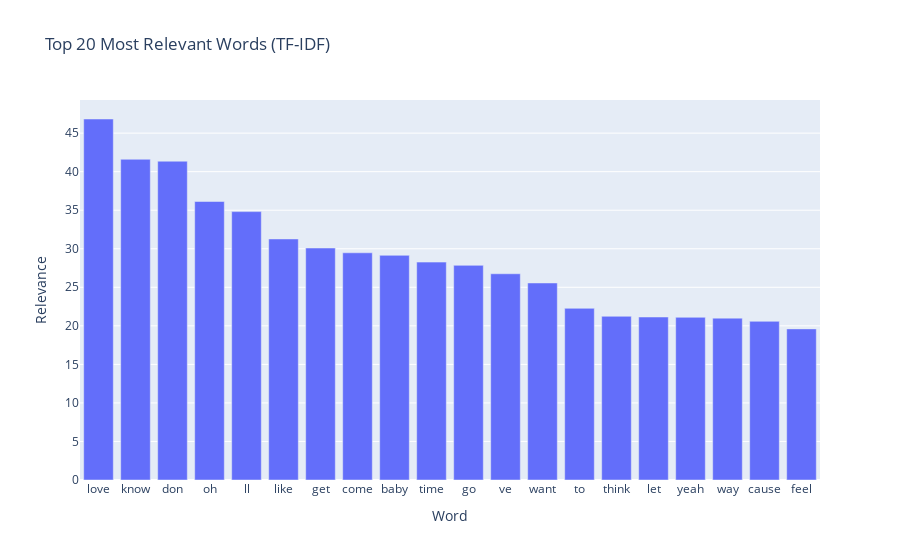

Notebook cell for this chart:
### Code cell
word_relevance = tfidf_df.sum().sort_values(ascending=False)

word_relevance_df = word_relevance.reset_index()
word_relevance_df.columns = ['word', 'relevance']

bar_word_relevance = px.bar(
    word_relevance_df.head(20),
    x='word',
    y='relevance',
    title='Top 20 Most Relevant Words (TF-IDF)',
    labels={'word': 'Word', 'relevance': 'Relevance'}
)

bar_word_relevance.show()

### Figure 1 — Plotly figure (JSON) as saved in the notebook; plotly's stock layout.template omitted (floating-point values rounded to 4 significant figures)
{"data": [{"hovertemplate": "Word=%{x}<br>Relevance=%{y}<extra></extra>", "legendgroup": "", "marker": {"color": "#636efa", "pattern": {"shape": ""}}, "name": "", "orientation": "v", "showlegend": false, "textposition": "auto", "type": "bar", "x": ["love", "know", "don", "oh", "ll", "like", "get", "come", "baby", "time", "go", "ve", "want", "to", "think", "let", "yeah", "way", "cause", "feel"], "xaxis": "x", "y": [46.83, 41.61, 41.36, 36.13, 34.82, 31.27, 30.1, 29.48, 29.15, 28.27, 27.84, 26.75, 25.56, 22.27, 21.24, 21.15, 21.11, 21.0, 20.58, 19.6], "yaxis": "y"}], "layout": {"barmode": "relative", "legend": {"tracegroupgap": 0}, "title": {"text": "Top 20 Most Relevant Words (TF-IDF)"}, "xaxis": {"anchor": "y", "domain": [0, 1], "title": {"text": "Word"}}, "yaxis": {"anchor": "x", "domain": [0, 1], "title": {"text": "Relevance"}}}}
